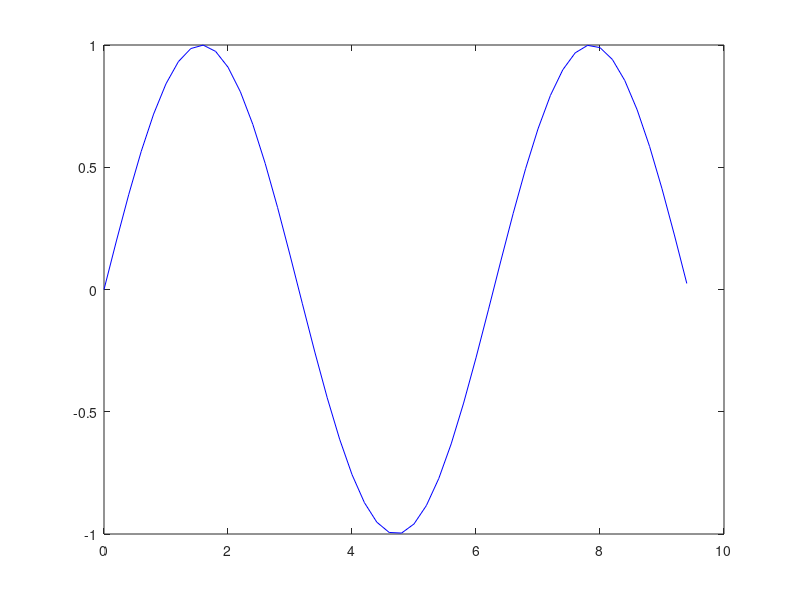

The MATLAB source for this figure:
clc;
clear;

disp('Program Kedua');
disp('Oleh Arif Ikhsanudin');

x = 0: 0.2: 3 * pi;
y = sin(x);
z = plot(x, y, 'b');
shg;
